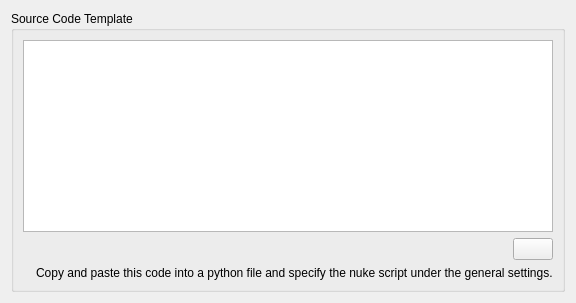
     <widget class="QWidget" name="nukeTab">
      <attribute name="title">
       <string>Nuke</string>
      </attribute>
      <layout class="QVBoxLayout" name="verticalLayout_19">
       <item>
        <widget class="QFrame" name="frame_6">
         <property name="frameShape">
          <enum>QFrame::NoFrame</enum>
         </property>
         <property name="frameShadow">
          <enum>QFrame::Raised</enum>
         </property>
         <layout class="QVBoxLayout" name="verticalLayout_20">
          <property name="leftMargin">
           <number>0</number>
          </property>
          <property name="topMargin">
           <number>0</number>
          </property>
          <property name="rightMargin">
           <number>0</number>
          </property>
          <property name="bottomMargin">
           <number>0</number>
          </property>
          <item>
           <widget class="QGroupBox" name="groupBox_7">
            <property name="title">
             <string>Source Code Template</string>
            </property>
            <layout class="QVBoxLayout" name="verticalLayout_21">
             <item>
              <widget class="QTextEdit" name="nukeSourceCodeTemplateEdit"/>
             </item>
             <item alignment="Qt::AlignRight">
              <widget class="QFrame" name="frame_7">
               <property name="frameShape">
                <enum>QFrame::NoFrame</enum>
               </property>
               <property name="frameShadow">
                <enum>QFrame::Raised</enum>
               </property>
               <layout class="QHBoxLayout" name="horizontalLayout_26">
                <property name="leftMargin">
                 <number>0</number>
                </property>
                <property name="topMargin">
                 <number>0</number>
                </property>
                <property name="rightMargin">
                 <number>0</number>
                </property>
                <property name="bottomMargin">
                 <number>0</number>
                </property>
                <item>
                 <widget class="QPushButton" name="copyToClipboardButton">
                  <property name="toolTip">
                   <string>Copy to clipboard.</string>
                  </property>
                  <property name="text">
                   <string/>
                  </property>
                  <property name="icon">
                   <iconset resource="../../../assets/resource_files/resources.qrc">
                    <normaloff>:/icons/copy.png</normaloff>:/icons/copy.png</iconset>
                  </property>
                 </widget>
                </item>
               </layout>
              </widget>
             </item>
             <item>
              <widget class="QFrame" name="frame_8">
               <property name="frameShape">
                <enum>QFrame::NoFrame</enum>
               </property>
               <property name="frameShadow">
                <enum>QFrame::Raised</enum>
               </property>
               <layout class="QHBoxLayout" name="horizontalLayout_27">
                <property name="leftMargin">
                 <number>0</number>
                </property>
                <property name="topMargin">
                 <number>0</number>
                </property>
                <property name="rightMargin">
                 <number>0</number>
                </property>
                <property name="bottomMargin">
                 <number>0</number>
                </property>
                <item>
                 <widget class="QLabel" name="label_47">
                  <property name="maximumSize">
                   <size>
                    <width>25</width>
                    <height>25</height>
                   </size>
                  </property>
                  <property name="text">
                   <string/>
                  </property>
                  <property name="pixmap">
                   <pixmap resource="../../../assets/resource_files/resources.qrc">:/icons/information.png</pixmap>
                  </property>
                  <property name="scaledContents">
                   <bool>true</bool>
                  </property>
                 </widget>
                </item>
                <item>
                 <widget class="QLabel" name="label_46">
                  <property name="text">
                   <string>Copy and paste this code into a python file and specify the nuke script under the general settings.</string>
                  </property>
                 </widget>
                </item>
               </layout>
              </widget>
             </item>
            </layout>
           </widget>
          </item>
         </layout>
        </widget>
       </item>
      </layout>
     </widget>
